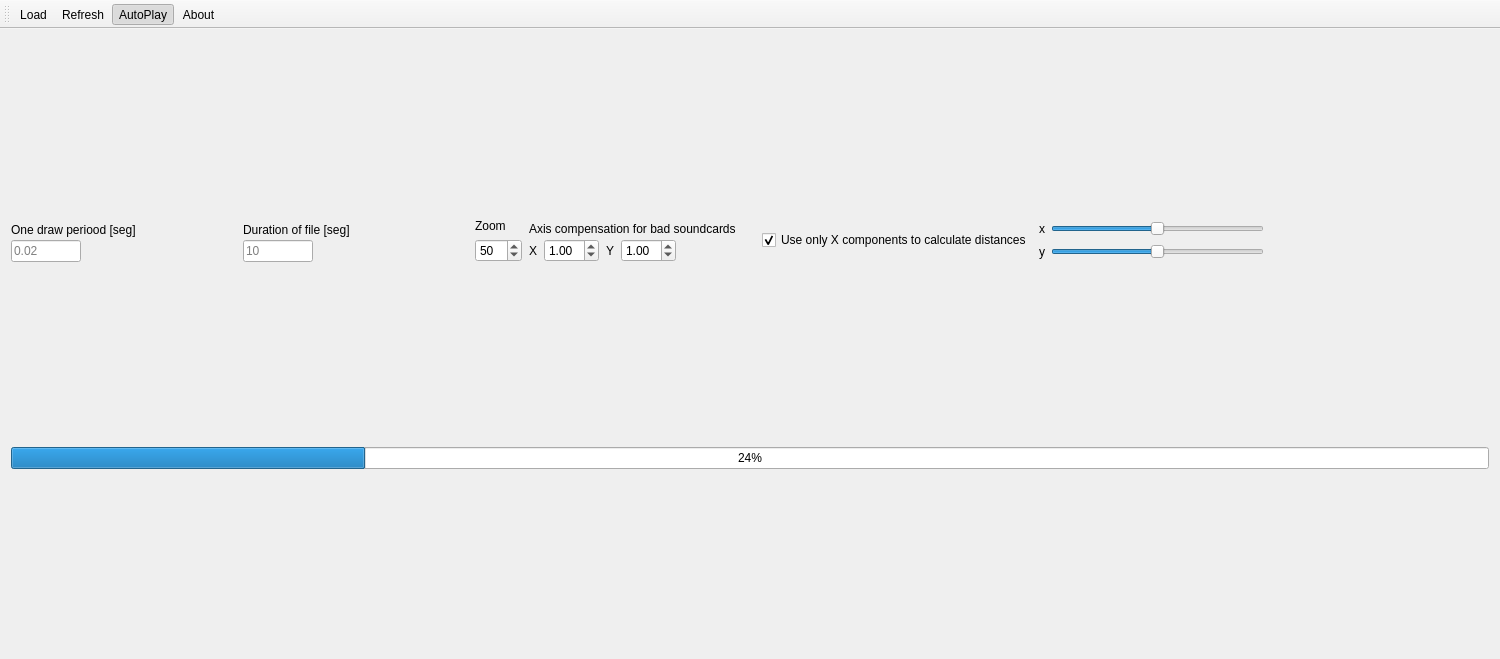
<?xml version="1.0" encoding="UTF-8"?>
<ui version="4.0">
 <class>MainWindowClass</class>
 <widget class="QMainWindow" name="MainWindowClass">
  <property name="geometry">
   <rect>
    <x>0</x>
    <y>0</y>
    <width>1500</width>
    <height>659</height>
   </rect>
  </property>
  <property name="windowTitle">
   <string>Rabiscoscopio 2</string>
  </property>
  <widget class="QWidget" name="centralWidget">
   <layout class="QGridLayout" name="gridLayout">
    <item row="3" column="0">
     <widget class="QProgressBar" name="progress">
      <property name="value">
       <number>24</number>
      </property>
     </widget>
    </item>
    <item row="2" column="0">
     <layout class="QVBoxLayout" name="verticalLayout"/>
    </item>
    <item row="0" column="0">
     <layout class="QHBoxLayout" name="horizontalLayout">
      <property name="spacing">
       <number>7</number>
      </property>
      <item>
       <layout class="QVBoxLayout" name="verticalLayout_2">
        <property name="spacing">
         <number>0</number>
        </property>
        <property name="sizeConstraint">
         <enum>QLayout::SetMinimumSize</enum>
        </property>
        <item>
         <widget class="QLabel" name="label_2">
          <property name="sizePolicy">
           <sizepolicy hsizetype="Minimum" vsizetype="Preferred">
            <horstretch>0</horstretch>
            <verstretch>0</verstretch>
           </sizepolicy>
          </property>
          <property name="minimumSize">
           <size>
            <width>0</width>
            <height>0</height>
           </size>
          </property>
          <property name="text">
           <string>One draw periood [seg]</string>
          </property>
         </widget>
        </item>
        <item>
         <layout class="QHBoxLayout" name="horizontalLayout_2">
          <property name="sizeConstraint">
           <enum>QLayout::SetMinimumSize</enum>
          </property>
          <item>
           <widget class="QLineEdit" name="edPeriod">
            <property name="maximumSize">
             <size>
              <width>70</width>
              <height>16777215</height>
             </size>
            </property>
            <property name="maxLength">
             <number>7</number>
            </property>
            <property name="placeholderText">
             <string>0.02</string>
            </property>
           </widget>
          </item>
          <item>
           <spacer name="horizontalSpacer_2">
            <property name="orientation">
             <enum>Qt::Horizontal</enum>
            </property>
            <property name="sizeHint" stdset="0">
             <size>
              <width>40</width>
              <height>20</height>
             </size>
            </property>
           </spacer>
          </item>
         </layout>
        </item>
       </layout>
      </item>
      <item>
       <layout class="QVBoxLayout" name="verticalLayout_3">
        <property name="spacing">
         <number>0</number>
        </property>
        <property name="sizeConstraint">
         <enum>QLayout::SetMinimumSize</enum>
        </property>
        <item>
         <widget class="QLabel" name="label">
          <property name="text">
           <string>Duration of file [seg]</string>
          </property>
         </widget>
        </item>
        <item>
         <layout class="QHBoxLayout" name="horizontalLayout_3">
          <item>
           <widget class="QLineEdit" name="edFileLength">
            <property name="maximumSize">
             <size>
              <width>70</width>
              <height>16777215</height>
             </size>
            </property>
            <property name="maxLength">
             <number>7</number>
            </property>
            <property name="placeholderText">
             <string>10</string>
            </property>
           </widget>
          </item>
          <item>
           <spacer name="horizontalSpacer_3">
            <property name="orientation">
             <enum>Qt::Horizontal</enum>
            </property>
            <property name="sizeHint" stdset="0">
             <size>
              <width>40</width>
              <height>20</height>
             </size>
            </property>
           </spacer>
          </item>
         </layout>
        </item>
       </layout>
      </item>
      <item>
       <layout class="QVBoxLayout" name="verticalLayout_7">
        <item>
         <widget class="QLabel" name="label_6">
          <property name="text">
           <string>Zoom</string>
          </property>
         </widget>
        </item>
        <item>
         <layout class="QHBoxLayout" name="horizontalLayout_6">
          <item>
           <widget class="QSpinBox" name="sbZoom">
            <property name="maximum">
             <number>100</number>
            </property>
            <property name="value">
             <number>50</number>
            </property>
           </widget>
          </item>
         </layout>
        </item>
       </layout>
      </item>
      <item>
       <layout class="QVBoxLayout" name="verticalLayout_4">
        <property name="spacing">
         <number>0</number>
        </property>
        <item>
         <widget class="QLabel" name="label_3">
          <property name="text">
           <string>Axis compensation for bad soundcards</string>
          </property>
         </widget>
        </item>
        <item>
         <layout class="QHBoxLayout" name="horizontalLayout_4">
          <property name="spacing">
           <number>7</number>
          </property>
          <item>
           <widget class="QLabel" name="label_4">
            <property name="text">
             <string>X</string>
            </property>
           </widget>
          </item>
          <item>
           <widget class="QDoubleSpinBox" name="sbCompensateX">
            <property name="minimum">
             <double>-5.000000000000000</double>
            </property>
            <property name="maximum">
             <double>5.000000000000000</double>
            </property>
            <property name="singleStep">
             <double>0.050000000000000</double>
            </property>
            <property name="value">
             <double>1.000000000000000</double>
            </property>
           </widget>
          </item>
          <item>
           <widget class="QLabel" name="label_5">
            <property name="text">
             <string>Y</string>
            </property>
           </widget>
          </item>
          <item>
           <widget class="QDoubleSpinBox" name="sbCompensateY">
            <property name="minimum">
             <double>-5.000000000000000</double>
            </property>
            <property name="maximum">
             <double>5.000000000000000</double>
            </property>
            <property name="singleStep">
             <double>0.050000000000000</double>
            </property>
            <property name="value">
             <double>1.000000000000000</double>
            </property>
           </widget>
          </item>
          <item>
           <spacer name="horizontalSpacer_4">
            <property name="orientation">
             <enum>Qt::Horizontal</enum>
            </property>
            <property name="sizeHint" stdset="0">
             <size>
              <width>40</width>
              <height>20</height>
             </size>
            </property>
           </spacer>
          </item>
         </layout>
        </item>
       </layout>
      </item>
      <item>
       <layout class="QVBoxLayout" name="verticalLayout_5">
        <item>
         <widget class="QCheckBox" name="cbUseOnlyXComponents">
          <property name="text">
           <string>Use only X components to calculate distances</string>
          </property>
          <property name="checked">
           <bool>true</bool>
          </property>
         </widget>
        </item>
       </layout>
      </item>
      <item>
       <layout class="QVBoxLayout" name="verticalLayout_6">
        <item>
         <layout class="QHBoxLayout" name="horizontalLayout_5">
          <item>
           <widget class="QLabel" name="label_7">
            <property name="text">
             <string>x</string>
            </property>
           </widget>
          </item>
          <item>
           <widget class="QSlider" name="centerX">
            <property name="maximum">
             <number>100</number>
            </property>
            <property name="value">
             <number>50</number>
            </property>
            <property name="orientation">
             <enum>Qt::Horizontal</enum>
            </property>
           </widget>
          </item>
         </layout>
        </item>
        <item>
         <layout class="QHBoxLayout" name="horizontalLayout_7">
          <item>
           <widget class="QLabel" name="label_8">
            <property name="text">
             <string>y</string>
            </property>
           </widget>
          </item>
          <item>
           <widget class="QSlider" name="centerY">
            <property name="maximum">
             <number>100</number>
            </property>
            <property name="value">
             <number>50</number>
            </property>
            <property name="orientation">
             <enum>Qt::Horizontal</enum>
            </property>
           </widget>
          </item>
         </layout>
        </item>
       </layout>
      </item>
      <item>
       <spacer name="horizontalSpacer">
        <property name="orientation">
         <enum>Qt::Horizontal</enum>
        </property>
        <property name="sizeHint" stdset="0">
         <size>
          <width>40</width>
          <height>20</height>
         </size>
        </property>
       </spacer>
      </item>
     </layout>
    </item>
   </layout>
  </widget>
  <widget class="QToolBar" name="mainToolBar">
   <attribute name="toolBarArea">
    <enum>TopToolBarArea</enum>
   </attribute>
   <attribute name="toolBarBreak">
    <bool>false</bool>
   </attribute>
   <addaction name="actionLoad"/>
   <addaction name="actionRefresh"/>
   <addaction name="actionAutoPlay"/>
   <addaction name="actionAbout"/>
  </widget>
  <action name="actionLoad">
   <property name="icon">
    <iconset resource="mainwindow.qrc">
     <normaloff>:/MainWindow/Resources/load_32.png</normaloff>:/MainWindow/Resources/load_32.png</iconset>
   </property>
   <property name="text">
    <string>Load</string>
   </property>
  </action>
  <action name="actionRefresh">
   <property name="icon">
    <iconset resource="mainwindow.qrc">
     <normaloff>:/MainWindow/Resources/refresh_32.png</normaloff>:/MainWindow/Resources/refresh_32.png</iconset>
   </property>
   <property name="text">
    <string>Refresh</string>
   </property>
  </action>
  <action name="actionAutoPlay">
   <property name="checkable">
    <bool>true</bool>
   </property>
   <property name="checked">
    <bool>true</bool>
   </property>
   <property name="icon">
    <iconset resource="mainwindow.qrc">
     <normaloff>:/MainWindow/Resources/sound_off_32.png</normaloff>
     <normalon>:/MainWindow/Resources/sound_on_32.png</normalon>:/MainWindow/Resources/sound_off_32.png</iconset>
   </property>
   <property name="text">
    <string>AutoPlay</string>
   </property>
  </action>
  <action name="actionAbout">
   <property name="icon">
    <iconset resource="mainwindow.qrc">
     <normaloff>:/MainWindow/Resources/info_32.png</normaloff>:/MainWindow/Resources/info_32.png</iconset>
   </property>
   <property name="text">
    <string>About</string>
   </property>
  </action>
 </widget>
 <layoutdefault spacing="6" margin="11"/>
 <resources>
  <include location="mainwindow.qrc"/>
 </resources>
 <connections/>
</ui>
